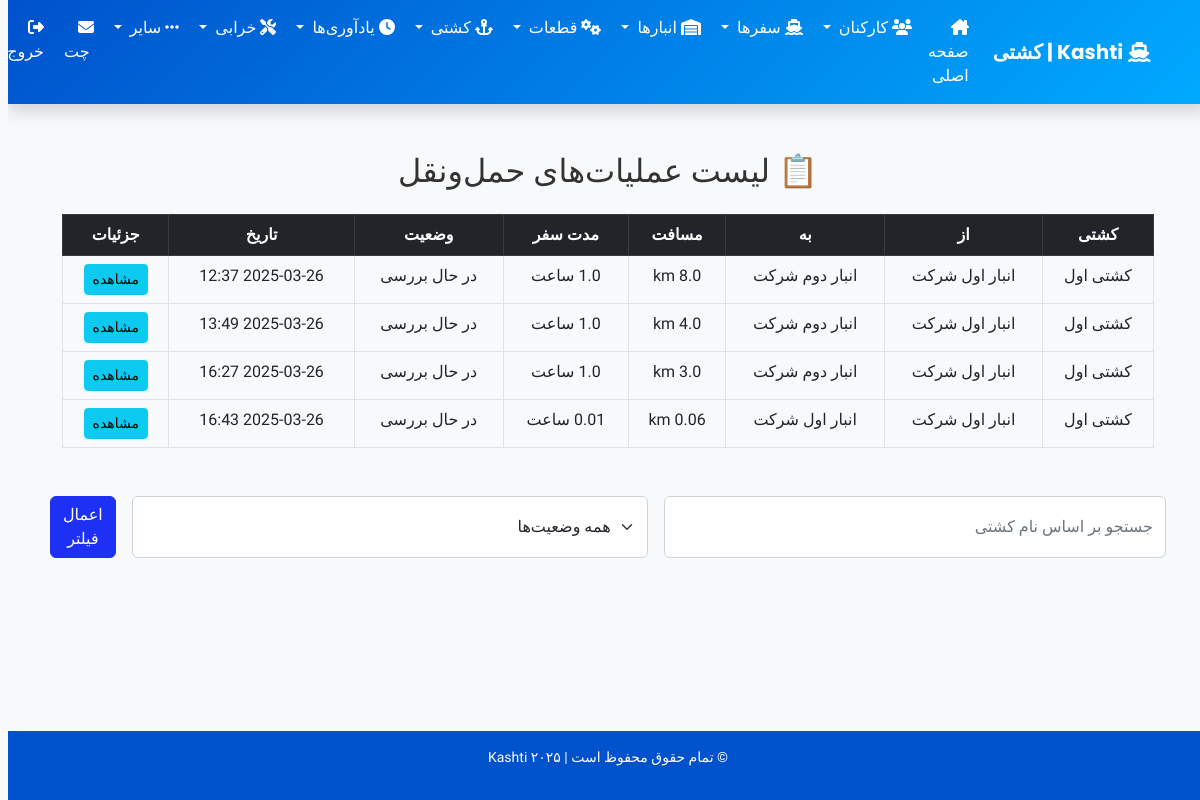
Page /transport/list/ (signed in) on the committed database.
### Nezarat/models.py (models this page shows, shortened)
class TransportOperation(models.Model):
    STATUS_CHOICES = [
        ('PENDING', 'در حال بررسی'),
        ('IN_PROGRESS', 'در حال حرکت'),
        ('COMPLETED', 'انجام شده'),
        ('CANCELLED', 'لغو شده'),
    ]
    company_code = models.CharField(max_length=50, verbose_name="کد شرکت")
    ship = models.ForeignKey(Ship, on_delete=models.CASCADE, verbose_name="کشتی")
    from_warehouse = models.ForeignKey(Warehouse, on_delete=models.CASCADE, related_name="departure_operations", verbose_name="انبار مبدا")
    to_warehouse = models.ForeignKey(Warehouse, on_delete=models.CASCADE, related_name="arrival_operations", verbose_name="انبار مقصد")
    distance_km = models.FloatField(verbose_name="مسافت (کیلومتر)", help_text="می‌تونه دستی یا محاسبه‌شده باشه")
    ship_speed_kph = models.FloatField(verbose_name="سرعت کشتی (km/h)")
    estimated_duration_hr = models.FloatField(blank=True, null=True, verbose_name="مدت تخمینی سفر (ساعت)")
    is_approved_by_captain = models.BooleanField(default=False)
    approved_at = models.DateTimeField(null=True, blank=True)
    status = models.CharField(max_length=20, choices=STATUS_CHOICES, default='PENDING', verbose_name="وضعیت")
    created_at = models.DateTimeField(auto_now_add=True, verbose_name="تاریخ ایجاد")
    started_at = models.DateTimeField(blank=True, null=True, verbose_name="تاریخ شروع سفر")
    completed_at = models.DateTimeField(blank=True, null=True, verbose_name="تاریخ اتمام سفر")
    ship_subwarehouse = models.ForeignKey(ShipSubWarehouse, on_delete=models.SET_NULL, null=True, blank=True, verbose_name="زیرانبار کشتی")

class Ship(models.Model):
    name = models.CharField(max_length=255, unique=False)
    description = models.TextField(blank=True, null=True)
    company_code = models.CharField(max_length=50)
    image = models.ImageField(upload_to='kashti_pictures/Kashti/', blank=True, null=True)

class Warehouse(models.Model):
    name = models.CharField(max_length=100, unique=True, verbose_name="نام انبار")
    company_code = models.CharField(max_length=50, verbose_name="کد شرکت", default='UNKNOWN')
    description = models.TextField(blank=True, null=True, verbose_name="توضیحات")
    latitude = models.FloatField(null=True, blank=True)
    longitude = models.FloatField(null=True, blank=True)
    image = models.ImageField(upload_to='warehouse_pics/', null=True, blank=True, verbose_name="عکس انبار")

### Nezarat/views.py (the view)
# urls.py: path('transport/list/', views.transport_list, name='transport_list'),
@login_required
def transport_list(request):
    company = get_object_or_404(Company, user=request.user)
    query = request.GET.get('q', '')
    status = request.GET.get('status', '')
    operations = TransportOperation.objects.filter(company_code=company.company_code)
    if query:
        operations = operations.filter(ship__name__icontains=query)
    if status:
        operations = operations.filter(status=status)
    return render(request, 'transport_list.html', {
        'operations': operations,
        'query': query,
        'status': status,
    })

### Nezarat/views.py (called while the page is built)
def base_context(request):
    if request.user.is_authenticated and hasattr(request.user, 'company'):
        now = timezone.now()
        reminders = Reminder.objects.filter(company_code=request.user.company.company_code, reminder_date__lte=now)
        return {'notifications': reminders}
    return {}

### Nezarat/templates/transport_list.html (shortened to what this page needs)
{% extends 'base.html' %}
{% block content %}
<div class="container my-5">
    <h2 class="text-center mb-4">📋 لیست عملیات‌های حمل‌ونقل</h2>
    {% if operations %}
        <table class="table table-bordered text-center">
            <thead class="table-dark">
                <tr>
                    <th>کشتی</th>
                    <th>از</th>
                    <th>به</th>
                    <th>مسافت</th>
                    <th>مدت سفر</th>
                    <th>وضعیت</th>
                    <th>تاریخ</th>
                    <th>جزئیات</th>
                </tr>
            </thead>
            <tbody>
                {% for op in operations %}
                    <tr>
                        <td>{{ op.ship.name }}</td>
                        <td>{{ op.from_warehouse.name }}</td>
                        <td>{{ op.to_warehouse.name }}</td>
                        <td>{{ op.distance_km }} km</td>
                        <td>{{ op.estimated_duration_hr }} ساعت</td>
                        <td>{{ op.get_status_display }}</td>
                        <td>{{ op.created_at|date:"Y-m-d H:i" }}</td>
                        <td>
                            <a href="{% url 'transport_detail' op.id %}" class="btn btn-sm btn-info">مشاهده</a>
                        </td>
                    </tr>
                {% endfor %}
            </tbody>
        </table>
    {% else %}
        <div class="alert alert-info text-center">هیچ سفری هنوز ثبت نشده است.</div>
    {% endif %}
</div>
<form method="get" class="mb-4 d-flex gap-3">
    <input type="text" name="q" value="{{ query }}" class="form-control" placeholder="جستجو بر اساس نام کشتی">
    <select name="status" class="form-select">
        <option value="">همه وضعیت‌ها</option>
    </select>
    <button class="btn btn-primary">اعمال فیلتر</button>
</form>
{% endblock %}

### Nezarat/templates/base.html (style rules this page uses)
body { font-family: 'Vazirmatn', sans-serif; background-color: #f8f9fa; color: #333; }

### rows in the picture
TransportOperation: ship.name "کشتی اول", from_warehouse.name "انبار اول شرکت", to_warehouse.name "انبار دوم شرکت", distance_km "8.0", estimated_duration_hr "1.0", status "در حال بررسی", created_at "2025-03-26 12:37"
TransportOperation: ship.name "کشتی اول", from_warehouse.name "انبار اول شرکت", to_warehouse.name "انبار دوم شرکت", distance_km "4.0", estimated_duration_hr "1.0", status "در حال بررسی", created_at "2025-03-26 13:49"
TransportOperation: ship.name "کشتی اول", from_warehouse.name "انبار اول شرکت", to_warehouse.name "انبار دوم شرکت", distance_km "3.0", estimated_duration_hr "1.0", status "در حال بررسی", created_at "2025-03-26 16:27"
TransportOperation: ship.name "کشتی اول", from_warehouse.name "انبار اول شرکت", to_warehouse.name "انبار اول شرکت", distance_km "0.06", estimated_duration_hr "0.01", status "در حال بررسی", created_at "2025-03-26 16:43"
